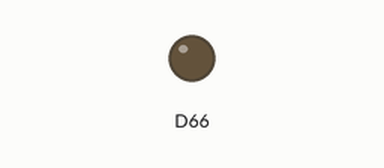
This sketch was run on a simulated Arduino Due. Shown: output pins drawn as LEDs (lit = HIGH).

Above: at 0.1 s.
Timing chart, 0 to 0.6 s (numbered marks = the images above):
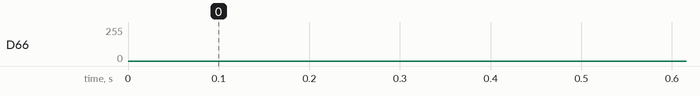

The sketch:

sketch.ino
```cpp
const float freq = 60.0f;
const int   N    = 256;     // 256 samples/period
const uint32_t Ts_us = (uint32_t)llroundf(1e6f / (freq * N)); // Time distance between two points
// (60*256): nb values to send per second with such sampling to get goal frequence
// *1e6f to get in microseconds
// llroundf rounds a float to a long long (closest value)

uint16_t lut[N]; // store the sine wave here

void setup() {
  analogWriteResolution(12);

  for (int i = 0; i < N; ++i){
      lut[i] = 2048 + (1000.0 * sin(2 * PI * i / N)); // sin(x) x from 0 to 2 pi
  } // As we set resolution to 12 bits [0; 4095] with set sin middle to 2048 and then add an aplitude to +-1000 [1048;3048]

}

void loop() {
  static uint32_t t_next = micros(); // Gets time since start [ms]. Static so keeps timing at each loop iteration
  for (int i = 0; i < N; ++i) {
    analogWrite(DAC0, lut[i]);  // output the sine wave values
    t_next += Ts_us;
    while ((int32_t)(micros() - t_next) < 0) { /* spin */ } // Stuck in here until Ts_us passed (new point in sinusoid)
  }
}
```
